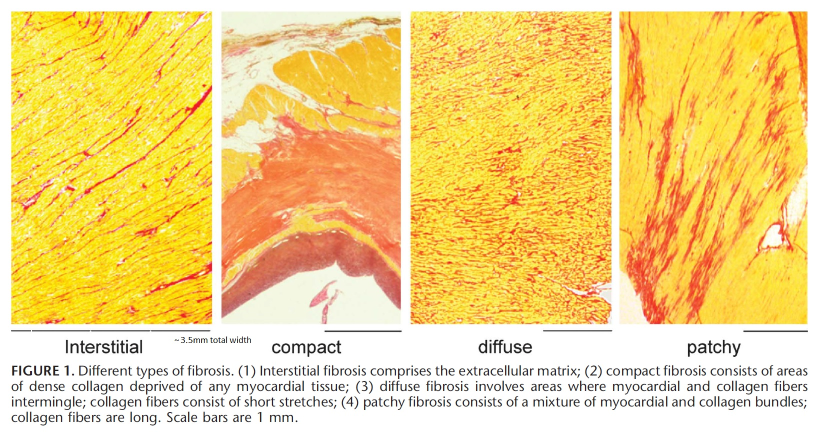
%> input picture micro_fibrosis.jpg, 1658 x 863 px (shown at 1/2 size)
$ octave --eval "result = FibrosisImageLoader;"   (GNU Octave 9; MATLAB toolbox functions it lacks are replaced by stand-ins)
%> lines starting %> are read from the running program, lines starting %| are printed output that depends on the picture; in (x1, y1, x2, y2) boxes, pixels count from 0 and x2, y2 are one past the last pixel; in counts of white or black regions, pixels touching at a corner belong together; the program's own positions count from 1
function fibro_maps = FibrosisImageLoader(reduce, cut_compact)
% This function loads the source image of microfibrosis histology and
% converts the four different patterns into presence/absence maps via
% thresholding. The user specifies a single input, a boolean specifying
% whether or not to use 'reduced' patterns (representative sections of the
% full patterns). Maps are stored in a cell vector, with ordering
%        {interstitial, compact, diffuse, patchy}
%
% If a second argument is supplied, and set to true (1), then additional
% material will be cut from the compact pattern. Only used if reduce is
% also specified.

% First, load in the raw image
im = imread('micro_fibrosis.jpg');
%> im is the input picture: size 863x1658x3 uint8; mean R, G, B 243.5, 212.8, 133

% Define the threshold value in the green channel that determines fibrosis
% presence (decrease vaulue to increase fibrotic density - current value
% selected by experimentation)
green_threshold_val = 180;

% Define the size of the representative subsections (used if user specifies
% 'reduce' flag
subregion_width = 250;
subregion_height = 400;

% Define starting locations of the representative subsection for each image
% Each location is specified from the top-left corner
subregion_starts = [
    [100,120];
    [100,175];
    [50,125];
    [85,110]
    ];

% Create vectors of the amount of blue averaged along rows and columns
% (blue is best colour for picking out the starts and ends of each image
% in this case)
rows_B = mean(im(:,:,3),2);
%> rows_B = 863 values, max 255 at index 1, min 77.93 at index 496, mean 133
cols_B = mean(im(:,:,3),1);
%> cols_B = 1658 values, max 255 at index 1, min 89.6 at index 311, mean 133

% Define cutoff values for where images start and end in terms of these
% average values across columns/rows (values selected by plotting the above
% vectors and inspecting the output)
blue_cutoff_rows = 140;
blue_cutoff_cols = 180;

% All images start and end at the same vertical location, so top/bottom
% image boundaries may be found outside of the below loop
vert_start = find( rows_B < blue_cutoff_rows, 1);
%> vert_start = 25
vert_finish = find( rows_B < blue_cutoff_rows, 1, 'last');
%> vert_finish = 647

% Assume if not specified a flag for 'reduce', that no reduction is desired
if nargin < 1
    reduce = 0;
end

% Initialise the cell variable used to store the final patterns
fibro_maps = cell(1,4);

% Loop over the four images, thresholding each to get a presence/absence
% map for fibrosis
search_start = 1;
for k = 1:4

    % Find first point to the right of current location that goes below
    % the cutoff blue amount. Cutoff selected again by
    horz_start = search_start - 1 + find(cols_B(search_start:end) < blue_cutoff_cols, 1);
    % Find next point that goes above cutoff blue amount (subtract one so
    % this point is not included)
    horz_end = horz_start - 1 + find(cols_B(horz_start:end) >= blue_cutoff_cols, 1) - 1;

    % Now that image bounds are known
    image_G = squeeze(im(vert_start:vert_finish, horz_start:horz_end,2));

    % If using reduced images, cut out the representative sections (as
    % specified above) from the full images
    if reduce
        image_G = image_G( subregion_starts(k,2):subregion_starts(k,2)+subregion_height-1 , subregion_starts(k,1):subregion_starts(k,1)+subregion_width-1 );
    end

    % Convert this image into a presence/absence map for collagen by
    % thresholding the green channel as specified
    fibro_maps{k} = image_G < green_threshold_val;

    % Update beginning of search for next image
    search_start = horz_end+1;

end
%> this loop made 4 passes
%> (horz_start, horz_end, search_start) on passes 1 to 4: (24, 424, 425), (445, 801, 802), (822, 1223, 1224), (1240, 1614, 1615)
%> pass 1, in FibrosisImageLoader, `image_G = squeeze(im(vert_start:vert_finish, horz_start:horz_end,2));`:
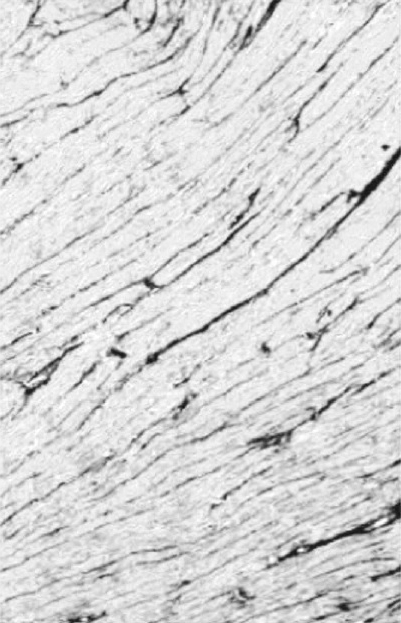
%> image_G: size 623x401 uint8; min 19, max 255, mean 214.8
%> pass 2, in FibrosisImageLoader, `image_G = squeeze(im(vert_start:vert_finish, horz_start:horz_end,2));`:
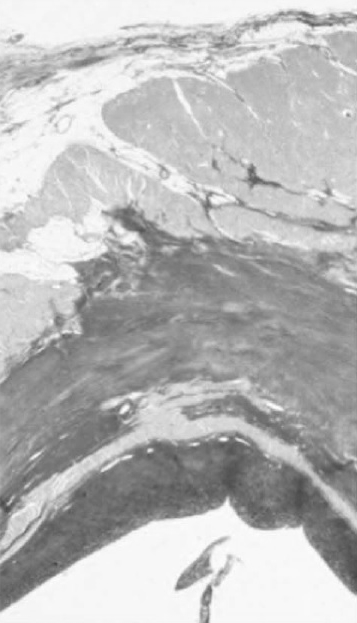
%> image_G: size 623x357 uint8; min 68, max 255, mean 184.5
%> pass 3, in FibrosisImageLoader, `image_G = squeeze(im(vert_start:vert_finish, horz_start:horz_end,2));`:
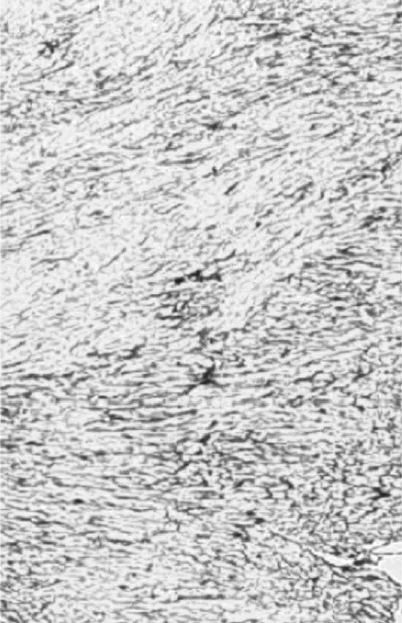
%> image_G: size 623x402 uint8; min 28, max 255, mean 201.8
%> after the loop, fibro_maps = 4 items

% Remove the questionable parts of the compact pattern using a 'fill
% remove' command on each contiguous piece of fibrosis at the boundary
% section.
if reduce
    fibro_maps{2} = fill_remove(fibro_maps{2}, [124, 399]);
    fibro_maps{2} = fill_remove(fibro_maps{2}, [100, 390]);
    fibro_maps{2} = fill_remove(fibro_maps{2}, [100, 300]);
else
    fibro_maps{2} = fill_remove(fibro_maps{2}, [17, 538]);
    fibro_maps{2} = fill_remove(fibro_maps{2}, [55, 504]);
    fibro_maps{2} = fill_remove(fibro_maps{2}, [62, 496]);
    fibro_maps{2} = fill_remove(fibro_maps{2}, [200, 480]);
% [39 lines not run here, left out]
function pattern = fill_remove(pattern, seed_loc)
% This function performs a fill remove operation that zeros all sites
% connected to the seed location in the given pattern. A Moore
% neighbourhood is used (diagonals count as connected)

pattern = remove_and_propagate(pattern, seed_loc(2), seed_loc(1) );

% Subfunction that removes the current site and spills into all filled
% neighbours. Currently creates 8 recursive calls and THEN checks how
% valid they are. Probably more efficient (but much uglier) to check
% before doing a recursive call
    function A = remove_and_propagate(A,i,j)
%> called with i = 538, j = 17

        % Ensure that processing only occurs within image boundaries, and
        % if current site is filled (if test fails before trying to check
        % A(i,j) when outside bounds, so this is safe
        if i >= 1 && j >= 1 && i <= size(A,1) && j <= size(A,2) && A(i,j) == 1

            % Remove this site
            A(i,j) = 0;
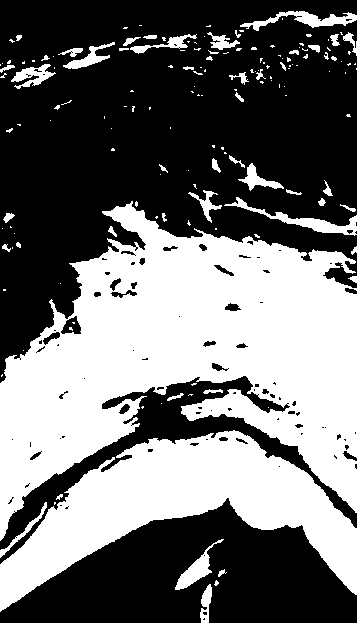
%> A: size 623x357 logical; 43.3% white; 161 white regions (109 under 20 px), largest, box (x1, y1, x2, y2) and area: (0, 201, 357, 541) 62751, (0, 430, 357, 612) 25836, (224, 197, 357, 236) 993

            % Propagate to all neighbours (Moore neighbourhood)
            A = remove_and_propagate(A,i-1,j);
            A = remove_and_propagate(A,i-1,j-1);
            A = remove_and_propagate(A,i,j-1);
            A = remove_and_propagate(A,i+1,j-1);
            A = remove_and_propagate(A,i+1,j);
%> in remove_and_propagate (call 40), `A = remove_and_propagate(A,i+1,j-1);`:
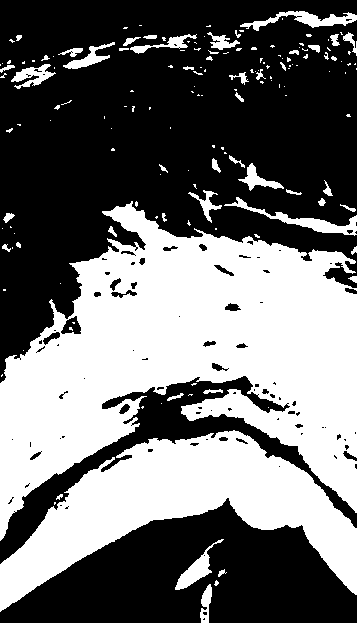
%> A: size 623x357 logical; 43.2% white; 160 white regions (109 under 20 px), largest, box (x1, y1, x2, y2) and area: (0, 201, 357, 541) 62751, (0, 430, 357, 612) 25836, (224, 197, 357, 236) 993
            A = remove_and_propagate(A,i+1,j+1);
            A = remove_and_propagate(A,i,j+1);
            A = remove_and_propagate(A,i-1,j+1);

        end

    end


end
%> (the run ends here)
